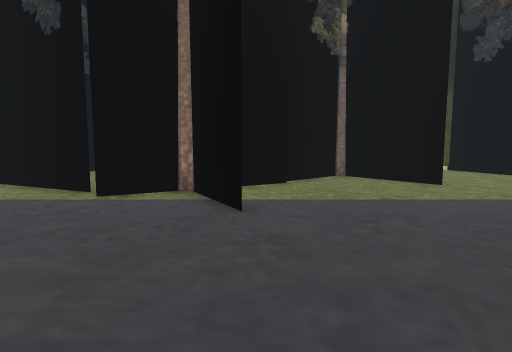
View 1 (above)

24 first-person views from a walk through a 3-D level made in the Unity game engine. The camera is 1.2 m above the floor, tilts 6° down and sees 75° across. Doors are open. The floor is counted in squares, 1 m on a side. Each view is taken from the middle of a square. On the plan, view 1 faces up. The plan holds only what a view shows up to about 14 squares ahead; the rest is blank. The place goes on beyond the plan. The player is left out.

View 2
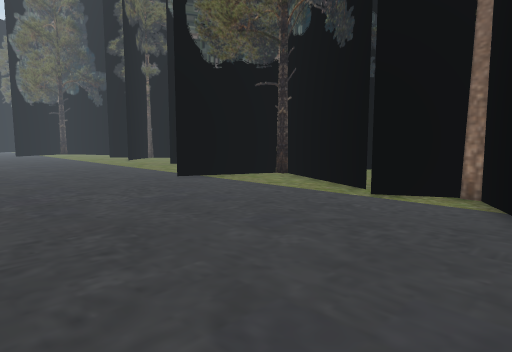

View 3
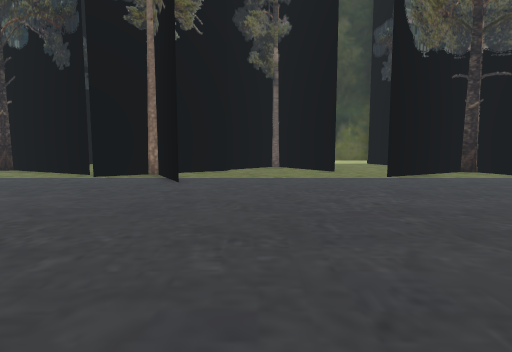

View 4
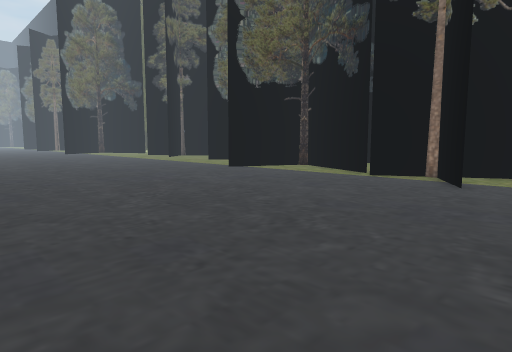

View 5
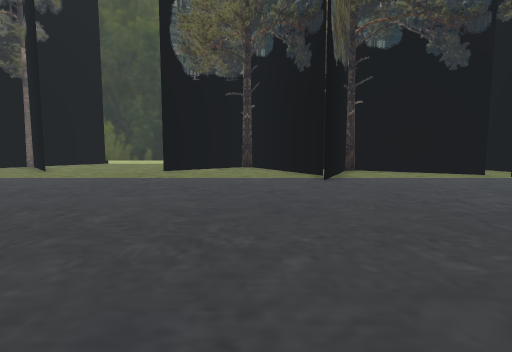

View 6
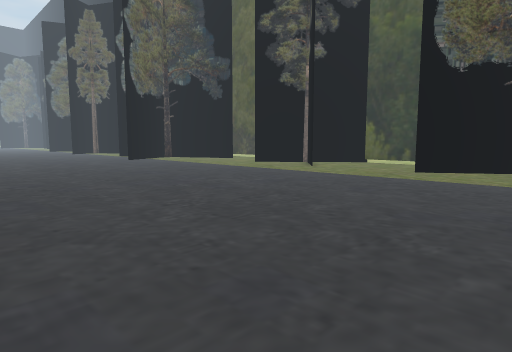

View 7
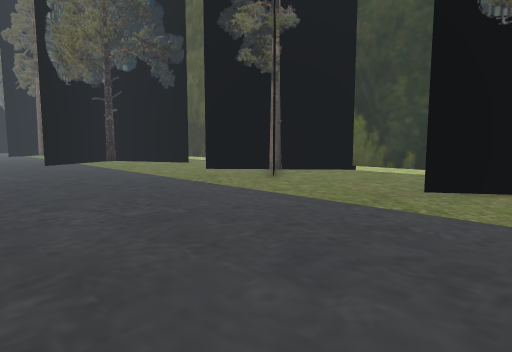

View 8
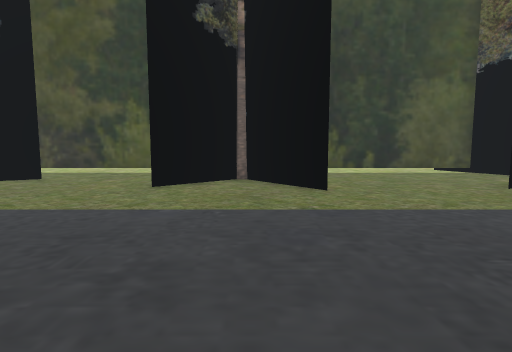

View 9
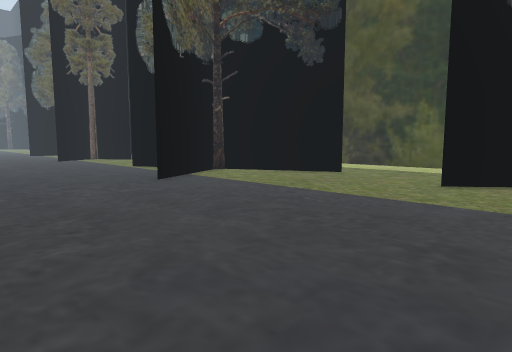

View 10
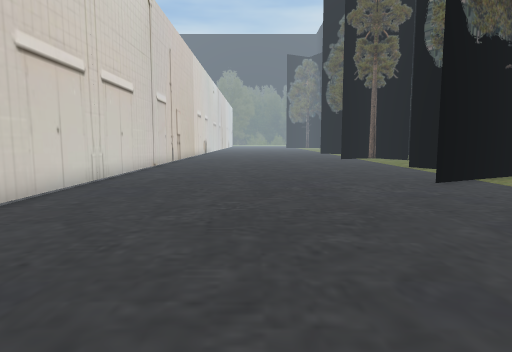

View 11
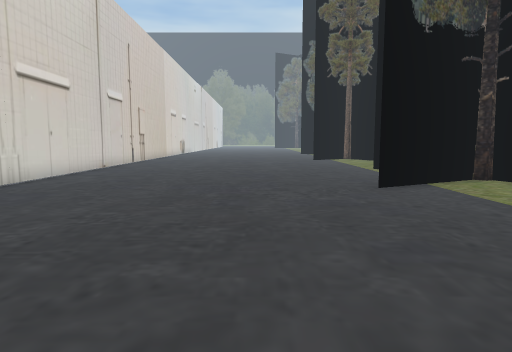

View 12
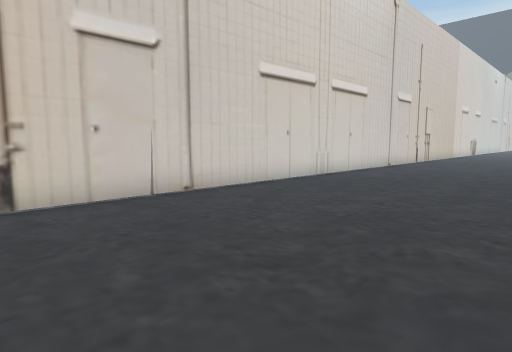

View 13
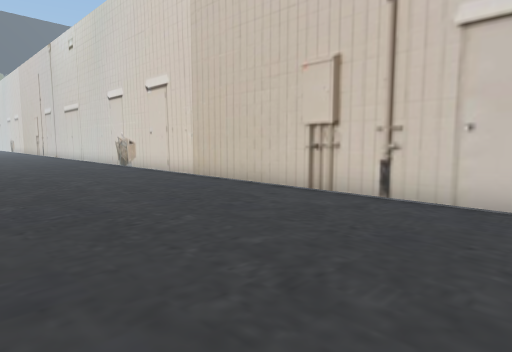

View 14
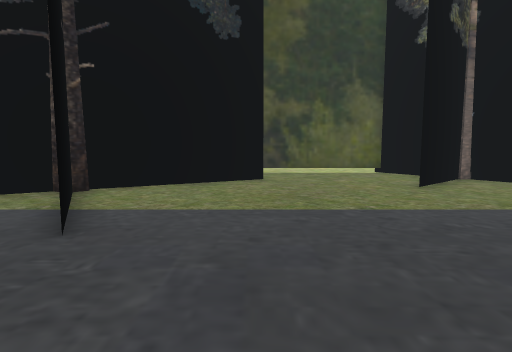

View 15
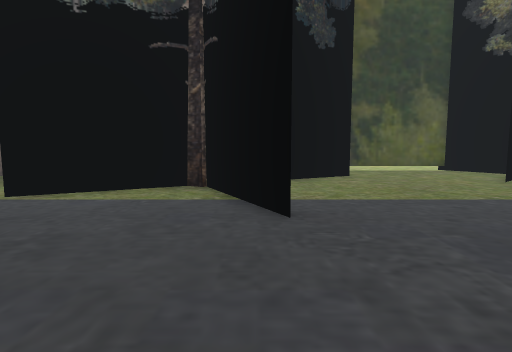

View 16
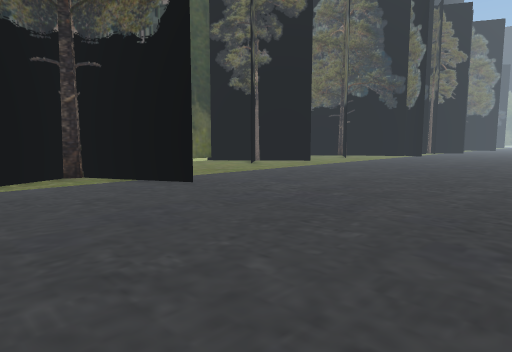

View 17
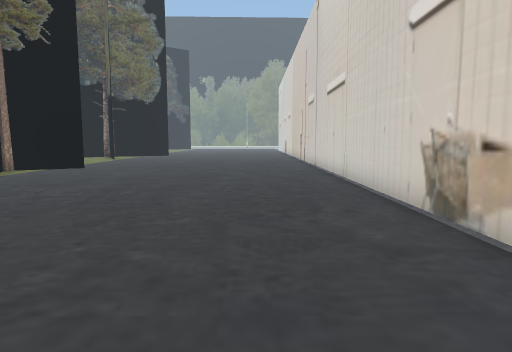

View 18
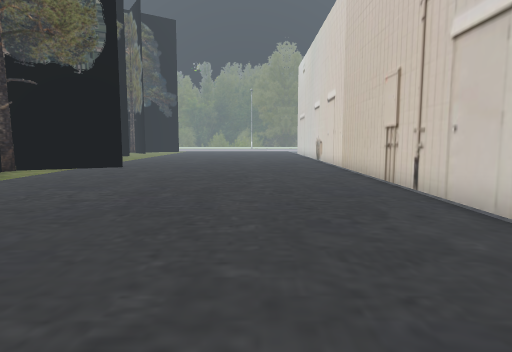

View 19
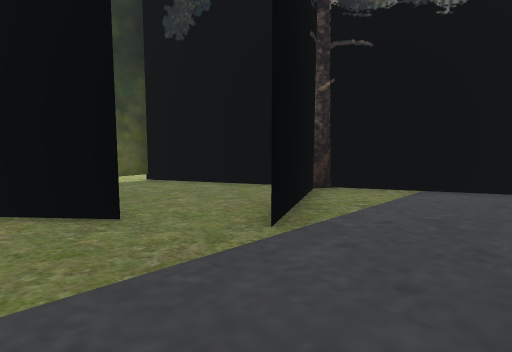

View 20
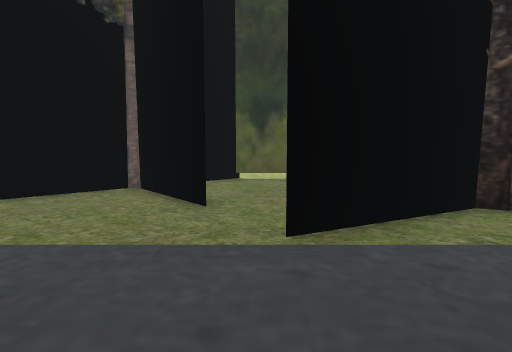

View 21
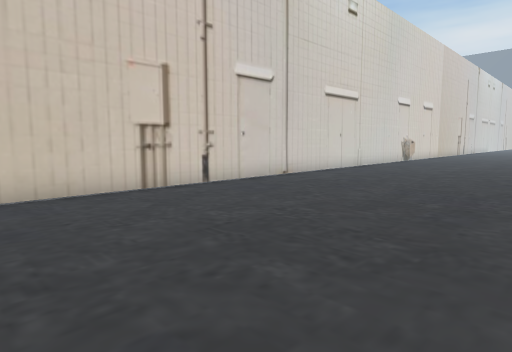

View 22
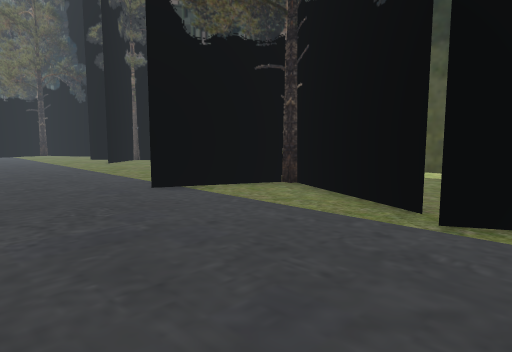

View 23
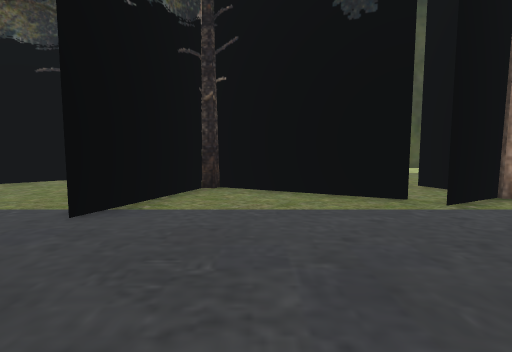

View 24
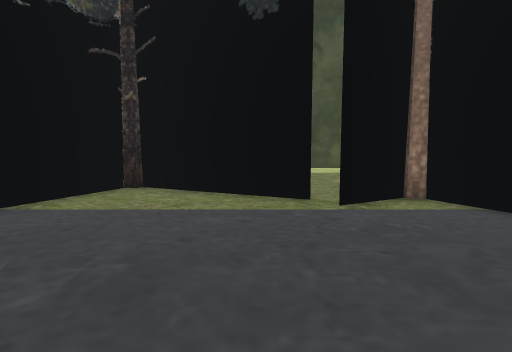

### Floor plan
Key: @ floor where view 1 was taken; # wall or solid block; . floor; O other object.
Columns run from 37 left of view 1 to 11 right of it. Each row starts with its distance up from view 1.
 14        ######O   ######O       O#####     #####
 13        ......OO O.......O     O.. ...     O..O#
 12         ......OO........       .. ..    O ....O
 11        OO.....OO.......OOO      . ..   OOO....O
 10     #OO......O..O.....OO..O OO  ...   O..O.....O
  9    OO............O........O OOOO...OOOO...O....OO
  8  OO.O......................OO...OO.OO........OO.O
  7 O....O.....................OO.....O.O.......O...O
  6 .....O.....................O........OO...........
  5 .................................................
  4 .................................................
  3 .................................................
  2 .................................................
  1 .................................................
  0 .....................................@...........
 -1 .................................................
 -2 .................................................
 -3 .................................................
 -4 .................................................
 -5 #################################################

Where each view was taken, in squares from view 1:
view 1: 0 up, 0 right, facing up
view 2: 0 up, 0 right, facing up-left
view 3: 4 down, 2 right, facing up
view 4: 4 down, 2 right, facing up-left
view 5: 4 down, 12 left, facing up
view 6: 4 down, 11 left, facing up-left
view 7: 1 up, 13 left, facing up-left
view 8: 1 up, 22 left, facing up
view 9: 0 up, 22 left, facing up-left
view 10: 0 up, 22 left, facing left
view 11: 2 up, 23 left, facing left
view 12: 2 up, 22 left, facing down-left
view 13: 2 up, 26 left, facing down-right
view 14: 1 up, 29 left, facing up
view 15: 0 up, 32 left, facing up
view 16: 3 down, 37 left, facing up-right
view 17: 2 down, 15 left, facing right
view 18: 1 down, 3 left, facing right
view 19: 4 up, 3 right, facing up-right
view 20: 3 up, 6 right, facing up
view 21: 3 up, 11 right, facing down-left
view 22: 2 up, 2 left, facing up-left
view 23: 1 up, 7 left, facing up
view 24: 1 up, 5 left, facing up
